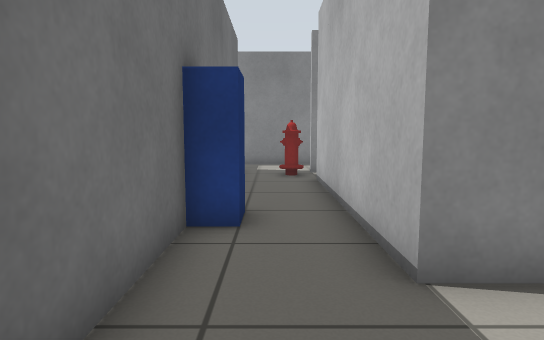
View 1 (above)

12 first-person views from a walk through a robot-simulator world made for Gazebo. The camera is 0.72 m above the floor, tilts 6° down and sees 75° across. The lines on the ground mark 1 m squares. The floor is counted in squares, 0.5 m on a side. Each view is taken from the middle of a square. On the plan, view 1 faces up. The plan holds only what a view shows up to about 15 squares ahead; the rest is blank. Robots are left out. Simple shapes stand in for some stock models.

View 2
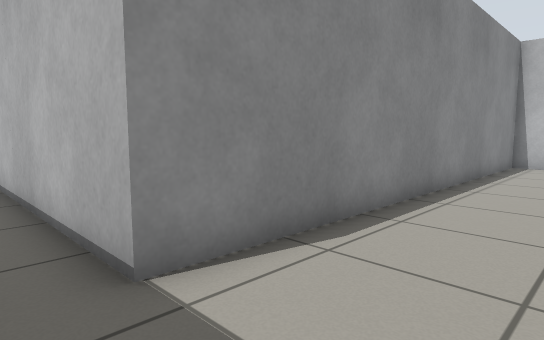

View 3
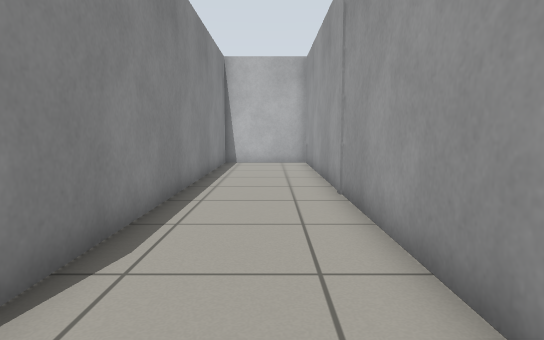

View 4
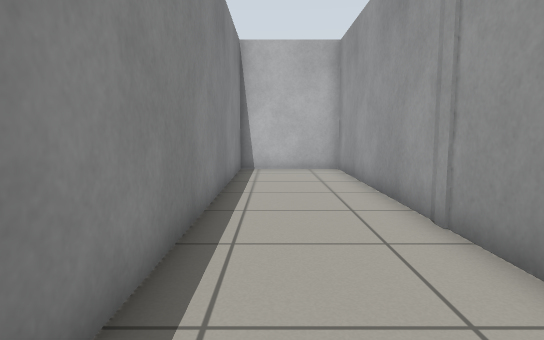

View 5
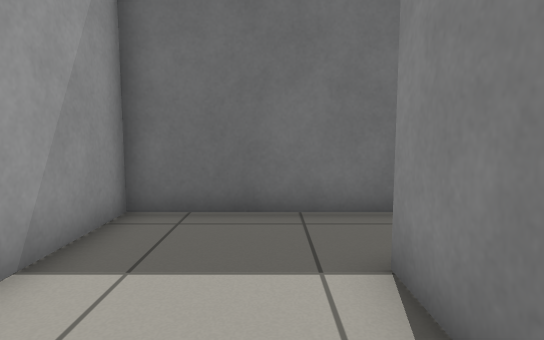

View 6
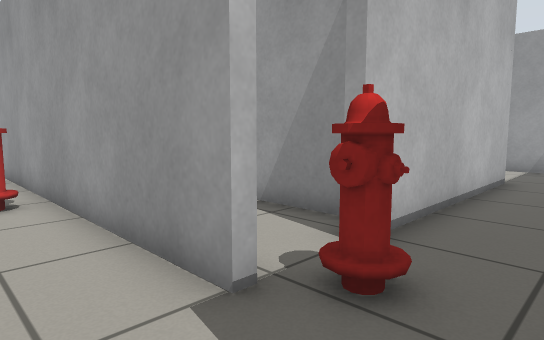

View 7
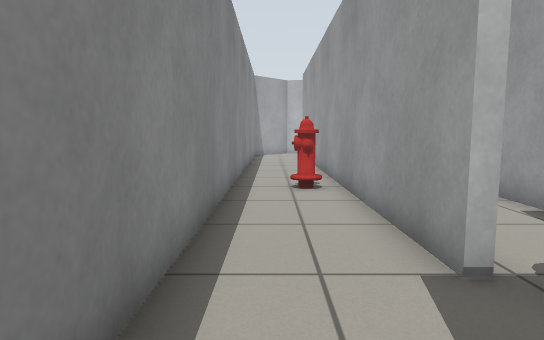

View 8
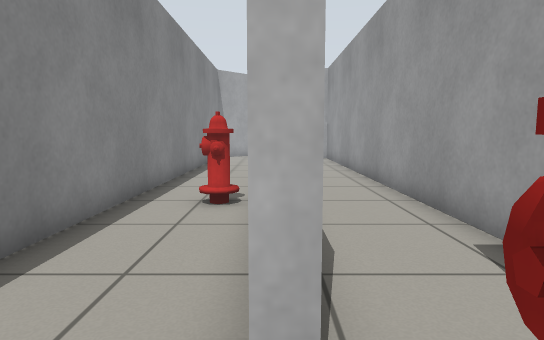

View 9
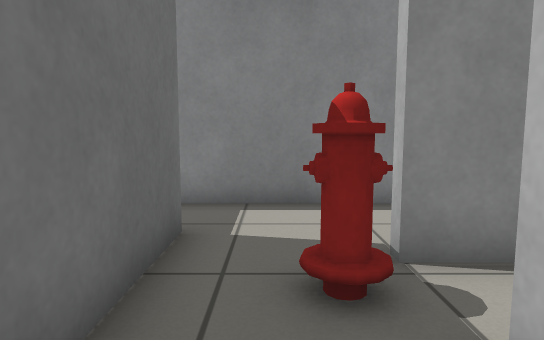

View 10
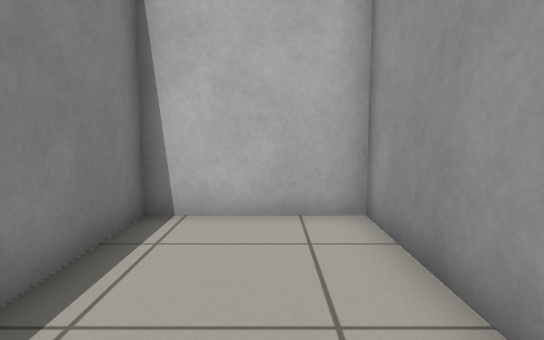

View 11
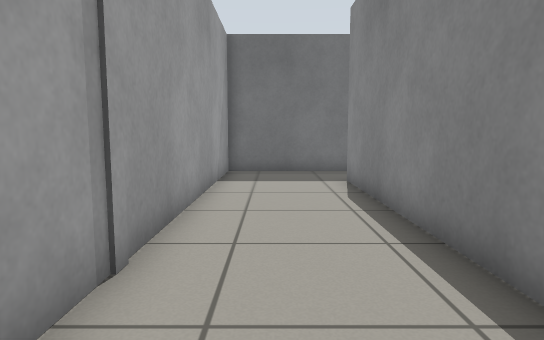

View 12
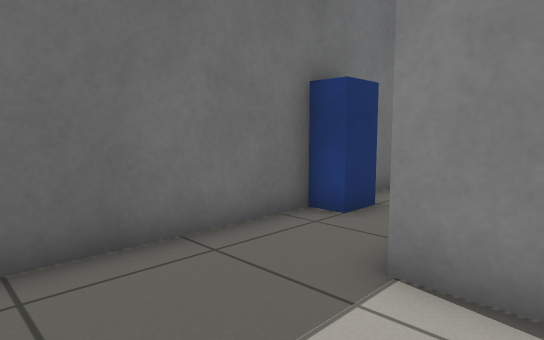

### Floor plan
Points are (right, up) in squares from view 1. A wall is a line through its corners. A room is listed if a view was taken in it or the views show most of it. See-through windows are left out.
Room 1 (views 1, 2, 3, 4, 5, 10, 11, 12)
walls: (-1.3, 3.5) (-1.3, -0.6) (17.1, -0.6) (17.1, 3.3) (2.1, 3.3)
ways out: opening at (1, 3) to room 3
Room 2 (views 6, 7)
walls: (-0.4, 16.1) (-1.9, 16.1)
ways out: opening at (-1, 15) to room 3
objects: postbox (-1, 5) to (-1, 6)
Room 3 (views 8, 9)
walls: (1.4, 6.4) (1.4, 11); (1.4, 13.1) (13.2, 13.1); (-1.3, 4.5) (-1.3, 3.5); (15.2, 16.1) (-0.4, 16.1); (-1.3, 14.1) (-1.3, 6.4)
ways out: opening at (1, 3) to room 1; opening at (-1, 15) to room 2; gap at (2, 11)
objects: fire hydrant (1, 12); fire hydrant (7, 14)

Where each view was taken, in squares from view 1:
view 1: 0 up, 0 right, facing up
view 2: 0 up, 0 right, facing up-right
view 3: 1 up, 0 right, facing right
view 4: 2 up, 3 right, facing right
view 5: 2 up, 5 right, facing left
view 6: 15 up, 1 left, facing down-right
view 7: 15 up, 2 left, facing right
view 8: 13 up, 0 right, facing right
view 9: 9 up, 0 right, facing up
view 10: 1 up, 11 right, facing right
view 11: 1 up, 12 right, facing left
view 12: 0 up, 3 right, facing up-left
